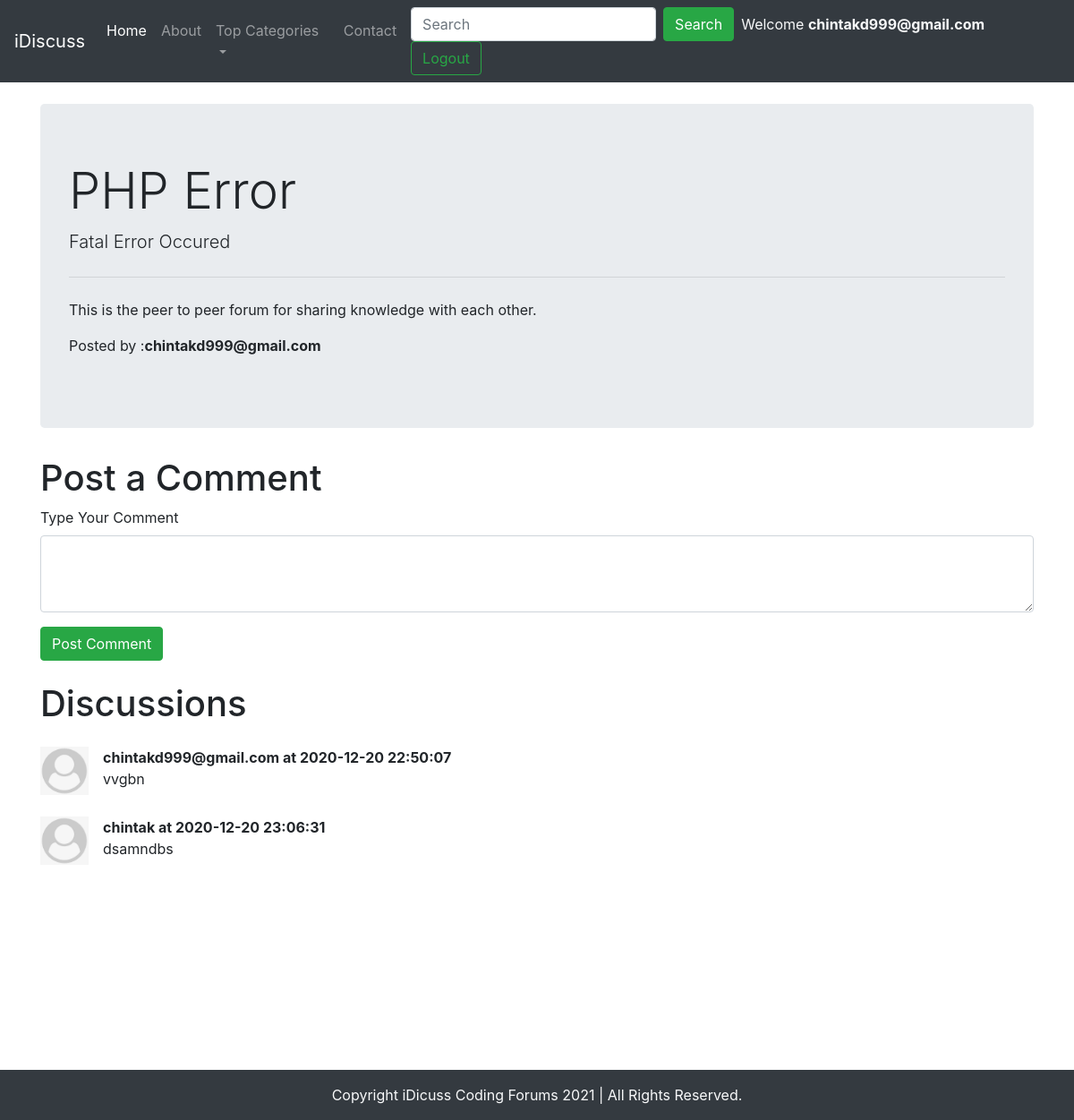
The app's page /thread.php?threadid=1 (signed in) with its own data.
### tables this page shows
CREATE TABLE IF NOT EXISTS `threads` (
  `thread_id` int(7) NOT NULL AUTO_INCREMENT,
  `thread_title` varchar(255) NOT NULL,
  `thread_desc` text NOT NULL,
  `thread_cat_id` int(7) NOT NULL,
  `thread_user_id` int(7) NOT NULL,
  `timestamp` datetime NOT NULL DEFAULT CURRENT_TIMESTAMP,
  PRIMARY KEY (`thread_id`)
);

CREATE TABLE IF NOT EXISTS `users` (
  `sno` int(8) NOT NULL AUTO_INCREMENT,
  `user_email` varchar(30) NOT NULL,
  `user_pass` varchar(255) NOT NULL,
  `timestamp` datetime NOT NULL DEFAULT CURRENT_TIMESTAMP,
  PRIMARY KEY (`sno`)
);

CREATE TABLE IF NOT EXISTS `comments` (
  `comment_id` int(8) NOT NULL AUTO_INCREMENT,
  `comment_content` text NOT NULL,
  `thread_id` int(8) NOT NULL,
  `comment_by` int(8) NOT NULL,
  `comment_time` datetime NOT NULL DEFAULT CURRENT_TIMESTAMP,
  PRIMARY KEY (`comment_id`)
);

### thread.php (the view, shortened to what this page needs)
<!doctype html>
<html lang="en">
<head>
    <link rel="stylesheet" href="https://maxcdn.bootstrapcdn.com/bootstrap/4.0.0/css/bootstrap.min.css"
>
</head>
<body>
    <?php
        include('partials/header.php');
        include('partials/db_connect.php');
        $id = $_GET['threadid'];
        $sql = "SELECT * FROM `threads` WHERE thread_id=$id";
        $result = mysqli_query($conn,$sql);
        while($row = mysqli_fetch_assoc($result)){
            $title = $row['thread_title'];
            $desc = $row['thread_desc'];
            $thread_user_id = $row['thread_user_id'];
            $sql2 = "SELECT user_email FROM `users` where sno='$thread_user_id'";
            $result2 = mysqli_query($conn,$sql2);
            $row2 = mysqli_fetch_assoc($result2);
            $posted_by = $row2['user_email'];
        }
    ?>
    <div class="container my-4">
        <div class="jumbotron">
            <h1 class="display-4"><?php echo $title;?></h1>
            <p class="lead"><?php echo $desc; ?></p>
            <hr class="my-4">
            <p>This is the peer to peer forum for sharing knowledge with each other.</p>
            <p>Posted by :<b><?php  echo $posted_by; ?></b></p>
        </div>
    </div>
    <?php
    if(isset($_SESSION['loggedin']) && $_SESSION['loggedin'] == true){
    echo '<div class="container">
        <h1>Post a Comment</h1>
            <form action="' . $_SERVER['REQUEST_URI'] . '" method="POST">
                <div class="form-group">
                    <label for="exampleFormControlTextarea1">Type Your Comment</label>
                    <textarea class="form-control" id="comment" name="comment" rows="3"></textarea>
                    <input type="hidden" name="sno" value="' . $_SESSION["sno"]. '">
                </div>
                <button type="submit" class="btn btn-success">Post Comment</button>
            </form>
        </div>';
    }else{
        echo '<div class="container my-4">
            <h1 class="my-3">Post a Comment</h1>
            <p class="lead">You are not logged in. Please login to be able to post comments.</p>
        </div>';
    }
    ?>
    <div class="container" id="ques">
        <h1 class="my-4">Discussions</h1>
        <?php
            $threadid = $_GET['threadid'];
            $sql = "SELECT * FROM `comments` WHERE thread_id = $threadid";
            $result = mysqli_query($conn,$sql);
            while($row = mysqli_fetch_assoc($result)){
                $content = $row['comment_content'];
                $comment_time = $row['comment_time'];
                $comment_by = $row['comment_by'];
                $sql2 = "SELECT user_email FROM `users` where sno='$comment_by'";
                $result2 = mysqli_query($conn,$sql2);
                $row2 = mysqli_fetch_assoc($result2);
        echo '<div class="media my-4">
            <img class="mr-3" src="img/user.png" width="54px" alt="Generic placeholder image">
            <div class="media-body">
                <p class="font-weight-bold my-0">' . $row2['user_email'] . ' at ' . $comment_time . '</p>
                ' . $content . '
            </div>
        </div>';
        }
    ?>
    </div>
    <?php
        include('partials/footer.php');
    ?>
</body>
</html>

### thread.php (style rules this page uses)
#ques { min-height: 433px; }

### records on screen
threads: thread_title "PHP Error", thread_desc "Fatal Error Occured"
users: user_email "chintakd999@gmail.com"
comments: users.user_email "chintakd999@gmail.com", comment_time "2020-12-20 22:50:07", comment_content "vvgbn"
comments: users.user_email "chintak", comment_time "2020-12-20 23:06:31", comment_content "dsamndbs"

### other values on screen
$_SESSION['useremail'] "chintakd999@gmail.com"
